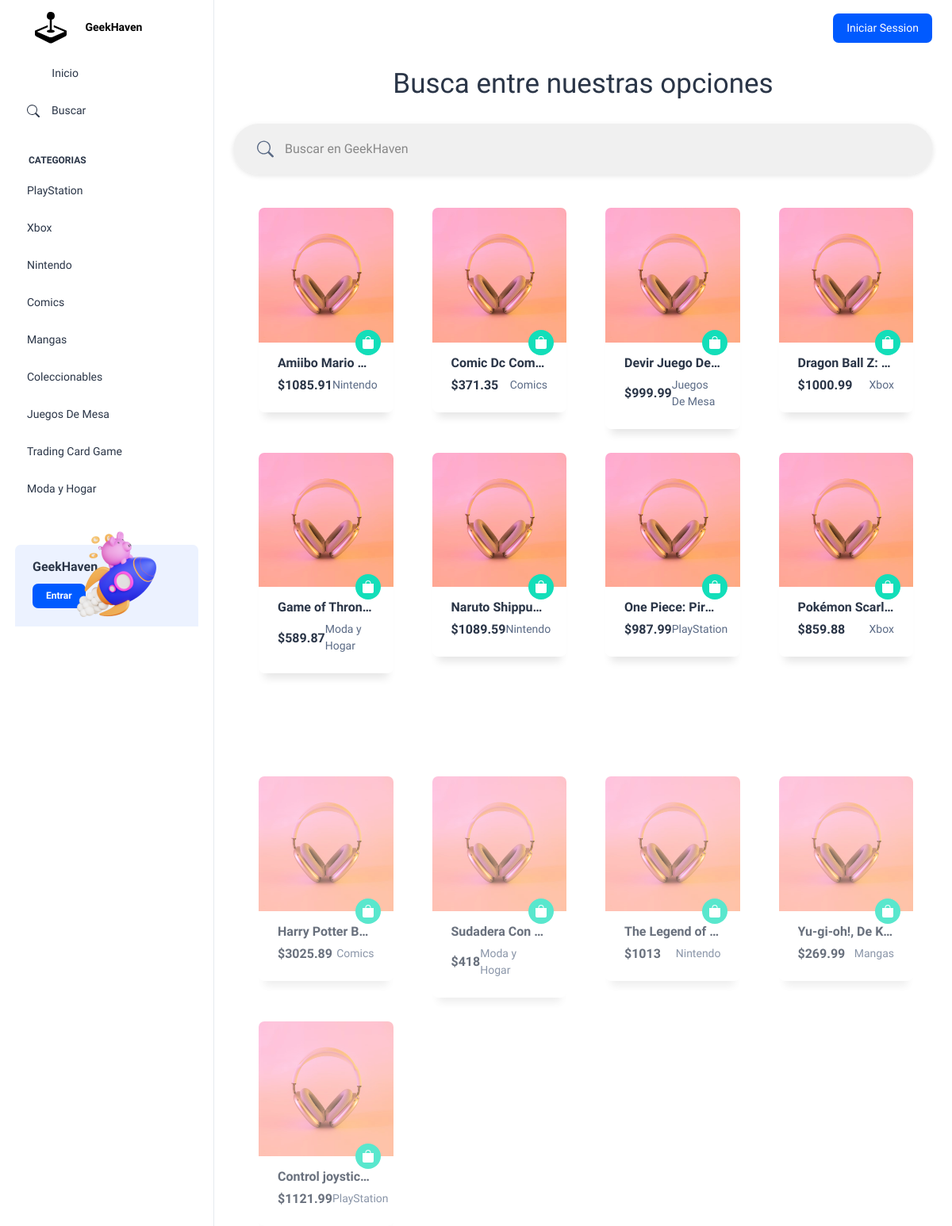
/src/views/user/buscar.php, run on an earlier commit of the app's database.
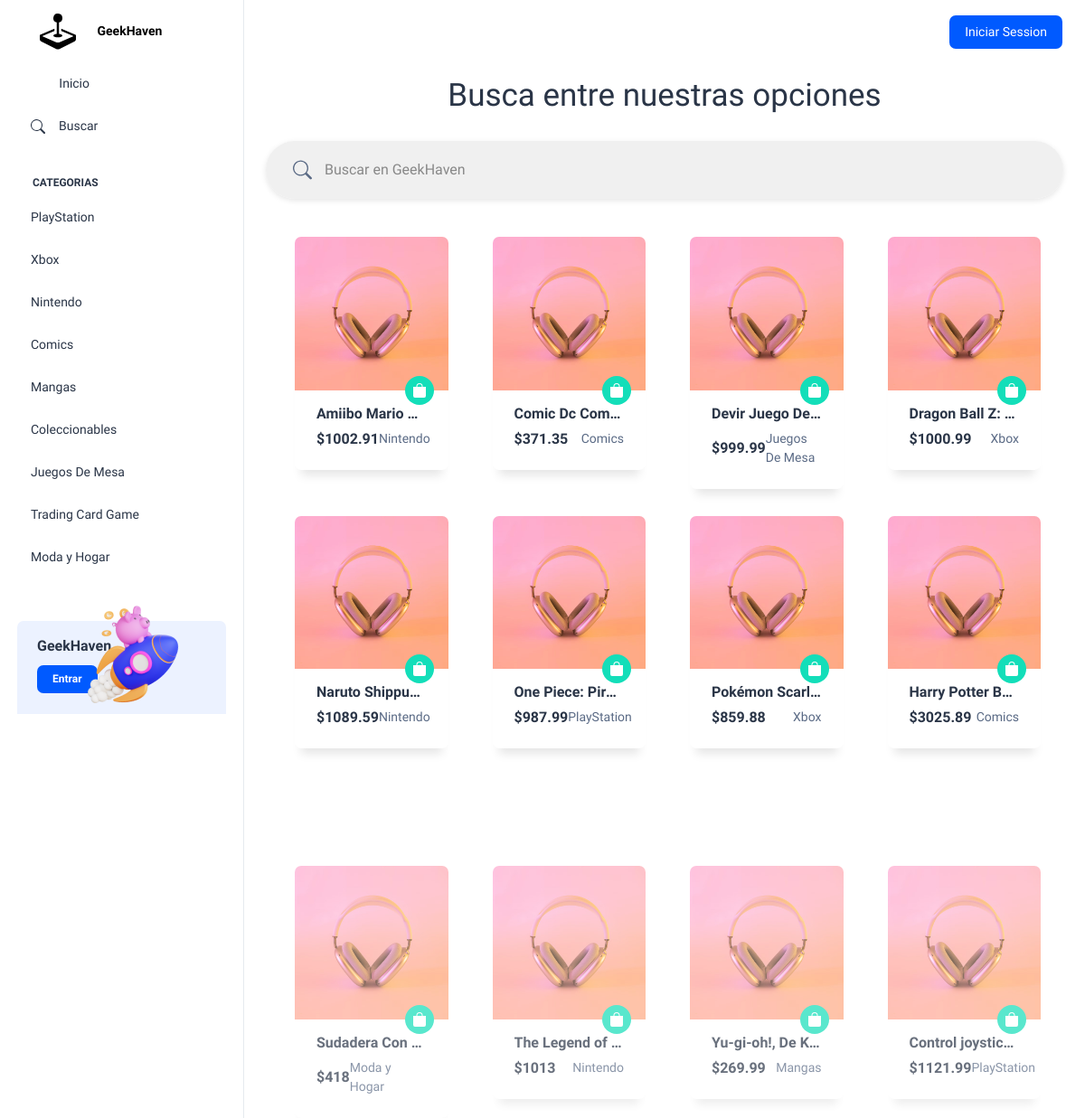
And on a later commit of the database.
### tables this page shows
CREATE TABLE `categorias` (
  `id_cat` int(11) NOT NULL,
  `nom_cat` varchar(50) NOT NULL
);

CREATE TABLE `productos` (
  `id_producto` int(11) NOT NULL,
  `nom_producto` varchar(100) DEFAULT NULL,
  `precio` double DEFAULT NULL,
  `descripcion` varchar(500) DEFAULT NULL,
  `existencia` int(11) DEFAULT NULL,
  `estado` varchar(50) DEFAULT NULL,
  `id_cat` int(11) DEFAULT NULL,
  `tipo_id` int(11) DEFAULT NULL,
  `universo_id` int(11) DEFAULT NULL,
  `fecha` timestamp NOT NULL DEFAULT current_timestamp() ON UPDATE current_timestamp(),
  `precio_base` float DEFAULT NULL
);

### src/data/Database.php (called while the page is built, shortened)
<?php
class Database
{
    private $servername = "localhost";
    private $username = "root";
    private $password = "";
    private $dbname = "geekhaven";
    private $conn;
    public function __construct()
    {
        try {
            $this->conn = new PDO("mysql:host=$this->servername;dbname=$this->dbname", $this->username, $this->password);
            $this->conn->setAttribute(PDO::ATTR_ERRMODE, PDO::ERRMODE_EXCEPTION);
            $this->conn->exec("set names utf8");
        } catch (PDOException $e) {
            echo "Error en la conexión: " . $e->getMessage();
        }
    }
    public function ejecutarConsulta($sql, $params = [])
    {
        try {
            $stmt = $this->conn->prepare($sql);
            $stmt->execute($params);
            return $stmt;
        } catch (PDOException $e) {
            echo "Error en la consulta: " . $e->getMessage();
            return null;
        }
    }
    public function seleccionarDatos($sql, $params = [])
    {
        $stmt = $this->ejecutarConsulta($sql, $params);
        if ($stmt) {
            return $stmt->fetchAll(PDO::FETCH_ASSOC);
        } else {
            return null;
        }
    }
}
?>

### src/views/user/buscar.php (the view, shortened to what this page needs)
<?php
    $db = new Database;
?>
<!doctype html>
<html lang="en">
<head>
  <link rel="stylesheet" href="/geekhaven/src/views/admin/assets/css/styles.min.css" />
  <link rel="stylesheet" href="/geekhaven/bootstrap/css/estilos.css" />
</head>
<body>
<?php include($_SERVER['DOCUMENT_ROOT'] . '/geekhaven/templates/navbar_user.php'); ?>
<div class="container-fluid">
<center><h1>Busca entre nuestras opciones</h1></center>
<br>
        <div class="search-container">
        <form class="d-flex primary" role="search" style="witdh:100%">
            <input  data-table="table_id" class="light-table-filter" type="text"  id="search-input" placeholder=" Buscar en GeekHaven">
        </form>
        </div>
<br><br>
        <div class="row"  style="margin-left:20px">
            <?php
            $SQL = "SELECT * from productos inner join categorias on categorias.id_cat=productos.id_cat where productos.existencia > 0";
            $con = $db->seleccionarDatos($SQL);
            if (!empty($con)) {
                foreach ($con as $fila) {
                    ?>
                        <div class="col-sm-6 col-xl-3">
                        <div class="scroll-appear">
                            <div class="card overflow-hidden rounded-2">
                            <div class="position-relative">
    <a href="/geekhaven/src/views/user/productos.php?id=<?php echo $fila['id_producto']?>"><img src="/geekhaven/src/views/admin/assets/images/products/s4.jpg" class="card-img-top rounded-0" alt="..."></a>
    <a href="javascript:void(0)" class="bg-success rounded-circle p-2 text-white d-inline-flex position-absolute bottom-0 end-0 mb-n3 me-3" data-bs-toggle="tooltip" data-bs-placement="top" data-bs-title="Add To Cart"><svg xmlns="http://www.w3.org/2000/svg" width="16" height="16" fill="currentColor" class="bi bi-bag-fill" viewBox="0 0 16 16">
<path d="M8 1a2.5 2.5 0 0 1 2.5 2.5V4h-5v-.5A2.5 2.5 0 0 1 8 1zm3.5 3v-.5a3.5 3.5 0 1 0-7 0V4H1v10a2 2 0 0 0 2 2h10a2 2 0 0 0 2-2V4h-3.5z"></path>
</svg>
    </a>
  </div>
  <div class="card-body pt-3 p-4">
        <div style="width:100%;">
        <h6 class="fw-semibold fs-4 text-truncate"> <?php echo $fila['nom_producto']  ?>  </h6>
        </div>
    <div class="d-flex align-items-center justify-content-between">
      <h6 class="fw-semibold fs-4 mb-0"><?php echo '$' . $fila['precio']; ?></h6>
      <ul class="list-unstyled d-flex align-items-center mb-0">
      <?php echo $fila['nom_cat']  ?>                  </ul>
    </div>
  </div>
                            </div>
                            </div>
                        </div>
                    <?php
                }
            }
            else{
              ?>
<button type="button" class="btn btn-primary">Primary</button>
            <?php
            }
            ?>
        </div>
    </div>
<br><br>
</div>
</body>
</html>

### templates/navbar_user.php (shortened to what this page needs)
<?php
$sql="select * from categorias";
$categorias=$db->seleccionarDatos($sql);
?>
<div class="page-wrapper" id="main-wrapper" data-layout="vertical" data-navbarbg="skin6" data-sidebartype="full"
    data-sidebar-position="fixed" data-header-position="fixed">
    <aside class="left-sidebar" style="    background: #ffffffde; backdrop-filter: blur(70px);">
      <div>
        <div class="brand-logo d-flex align-items-center justify-content-between">
          <a href="/geekhaven/index.php" class="text-nowrap logo-img">
            <b style="color: black;">GeekHaven</b>
          </a>
        </div>
        <nav class="sidebar-nav scroll-sidebar" data-simplebar="">
          <ul id="sidebarnav">
            <li class="sidebar-item">
              <a class="sidebar-link" href="/geekhaven/index.php" aria-expanded="false">
                <span>
                  <i class="ti ti-layout-dashboard"></i>
                </span>
                <span class="hide-menu">Inicio</span>
              </a>
            </li>
            <li class="sidebar-item">
              <a class="sidebar-link" href="/geekhaven/src/views/user/buscar.php" aria-expanded="false">
                <span>
                </span>
                <span class="hide-menu">Buscar</span>
              </a>
            </li>
            <li class="nav-small-cap">
              <span class="hide-menu">Categorias</span>
            </li>
            <?php
                foreach($categorias as $categoria){
            ?>
            <li class="sidebar-item">
            <a class="sidebar-link" href="/geekhaven/src/views/user/cat.php?id=<?php echo $categoria['id_cat']; ?>" aria-expanded="false">
                <span class="hide-menu" id="ncat"><?php echo $categoria['nom_cat'] ?></span>
              </a>
            </li>
            <?php
               }
            ?>
<?php if(!isset($_SESSION['user'])){
?>
<li>
<div class="unlimited-access hide-menu bg-light-primary position-relative mb-7 mt-5 rounded">
            <div class="d-flex">
              <div class="unlimited-access-title me-3">
                <h6 class="fw-semibold fs-4 mb-6 text-dark w-85">GeekHaven</h6>
                <a href="/geekhaven/src/views/user/login.php" style=" background-color: #005aff; color: #fff;" class="btn fs-2 fw-semibold lh-sm" style="">Entrar</a>
              </div>
              <div class="unlimited-access-img">
                <img src="/geekhaven/src/views/admin/assets/images/backgrounds/rocket.png" alt="" class="img-fluid">
              </div>
            </div>
          </div>
          <br>
</li>
            <?php  }  ?>
          </ul>
        </nav>
      </div>
    </aside>
    <div class="body-wrapper">
      <header class="app-header" style="    background: #ffffffde;backdrop-filter: blur(70px);">
        <nav class="navbar navbar-expand-lg navbar-light">
          <div class="navbar-collapse justify-content-end px-0" id="navbarNav">
            <ul class="navbar-nav flex-row ms-auto align-items-center justify-content-end">
            <?php if(!isset($_SESSION['user'])){?>
<a href="/geekhaven/src/views/user/login.php"> <button type="button" class="btn" style="background: #005aff; color:white">Iniciar Session</button></a>
            <?php  }
              else{?>
  <?php
  if(isset($id_orden)){
  $CantidadDePrdQry="SELECT COUNT(*) AS productos FROM(SELECT PRD.id_producto,PRD.nom_producto, PRD.descripcion, usuarios.id_usuario as usr, detalle_orden.cantidad as cantidad, detalle_orden.estatus as stat, detalle_orden.id_orden
  FROM usuarios
  JOIN detalle_orden on usuarios.id_usuario=detalle_orden.id_usuario
  JOIN (SELECT * from productos) as PRD on PRD.id_producto = detalle_orden.id_producto
  WHERE usuarios.id_usuario = $usr and detalle_orden.estatus=0 and detalle_orden.id_orden=$id_orden) as PCN";
  $Cantidad=$db->seleccionarDatos($CantidadDePrdQry);
  if(!empty($Cantidad)){
  ?>
    <span style="width:37px; background:#005aff; z-index:0"class="mt-3 position-absolute top-0 start-100 translate-middle badge rounded-pill">
      <?php
      foreach($Cantidad as $res){
        echo $res['productos'];
      }
      ?>
    </span>
    <?php }
    else{
    }
    ?>
<svg xmlns="http://www.w3.org/2000/svg" width="30" height="30" fill="black" class="bi bi-bag-fill" viewBox="0 0 16 16">
  <path d="M8 1a2.5 2.5 0 0 1 2.5 2.5V4h-5v-.5A2.5 2.5 0 0 1 8 1zm3.5 3v-.5a3.5 3.5 0 1 0-7 0V4H1v10a2 2 0 0 0 2 2h10a2 2 0 0 0 2-2V4h-3.5z"/>
</svg>
</button>
             </li>
             <?php
}
else{
   ?>
   <?php
}}
              ?>
            </ul>
          </div>
        </nav>
      </header>

What changed in the data, as far as the page shows it:
no longer on this page (row edited): productos: nom_producto "Game of Thron…", precio "589.87", id_cat.nom_cat "Moda y Hogar"
changed productos "Amiibo Mario…": precio "1085.91" → "1002.91"
